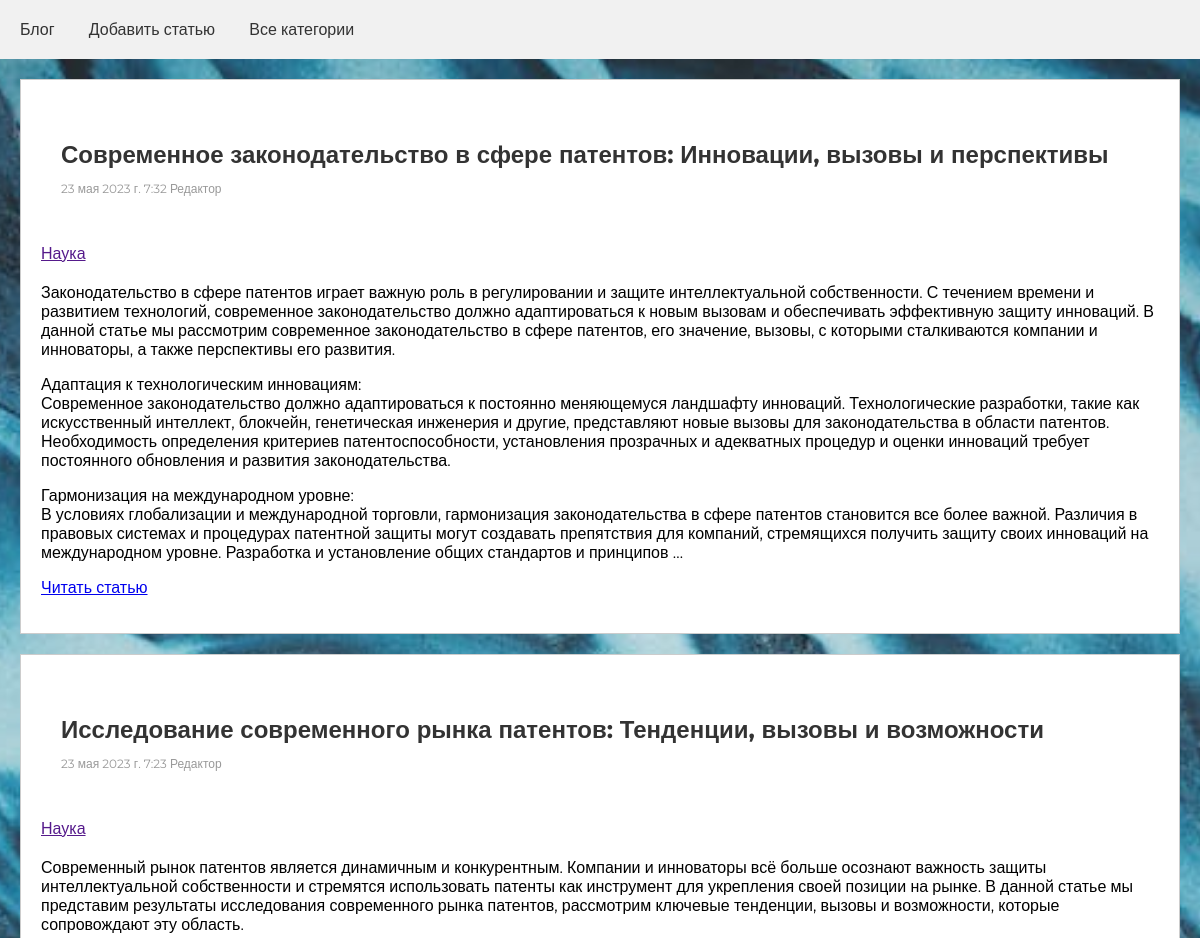
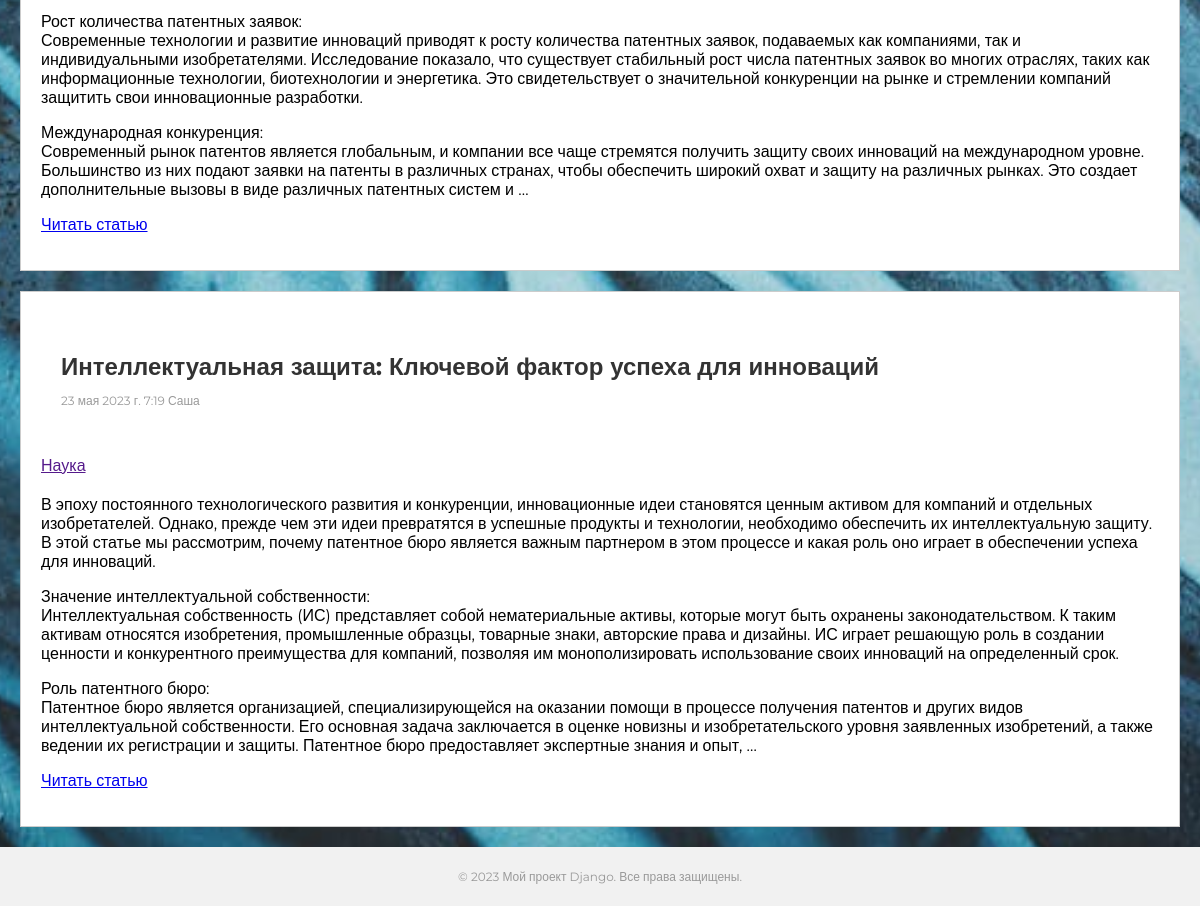
Page /category/1/ on the committed database (2 pictures, top to bottom).
### office/models.py (models this page shows, shortened)
class Post(models.Model):
    title = models.CharField(max_length=100)
    content = models.TextField()
    date_posted = models.DateTimeField(default=timezone.now)
    author = models.ForeignKey(User, on_delete=models.CASCADE)
    cat = models.ForeignKey('Category', on_delete=models.PROTECT, null=True)
    def get_absolute_url(self):
        return reverse('post', kwargs={'post_id': self.pk})
    class Meta:
        verbose_name = 'Статьи'
        verbose_name_plural = 'Статьи'
        ordering = ['-date_posted', 'title']

class Category(models.Model):
    name = models.CharField(max_length=100, db_index=True)
    def __str__(self):
        return self.name
    class Meta:
        verbose_name = 'Категории'
        verbose_name_plural = 'Категории'

### office/views.py (the view)
# urls.py: path('category/<int:cat_id>/', views.show_cat, name='category'),
def show_cat(request, cat_id):
    w = Post.objects.filter(cat=cat_id)
    return render(request, 'show_category.html', {'w': w, 'title': title[2]})

### office/templates/show_category.html
{% extends 'base.html' %}
{% load static %}
{% block content %}
    {% for ar in w %}
        <div class="main_div">
            <article>
                <header>
                    <h2>{{ ar.title }}</h2>
                    <p class="meta">{{ ar.date_posted }} {{ ar.author }}</p>
                </header>
                <p class="cat"><a href="{{ cat.get_absolute_url }}">{{ ar.cat }}</a></p>
                <p class="main_text">{{ ar.content|linebreaks|truncatewords:150 }}</p>
                <p class="read"><a href="{{ ar.get_absolute_url }}">Читать статью</a></p>
            </article>
        </div>
    {% endfor %}
{% endblock content %}

### static/s.css (style rules this page uses)
body { background: url("/static/images/img2.jpeg"); background-repeat: no-repeat; background-position: center center; background-attachment: fixed; background-size: cover; font-family: 'Montserrat', sans-serif; margin: 0; padding: 0; }
header { background-color: #fff; color: #333; padding: 20px; }
.main_div { margin: 20px; padding: 20px; border: 1px solid #ccc; background-color: #fff; }
h2 { font-size: 24px; margin-bottom: 10px; }
.meta { font-size: 12px; color: #999; }
.main_text { font-size: 20px; line-height: 1.5; }
.cat { color: #8A8A8A; }

### rows in the picture
Post: title "Современное законодательство в сфере патентов: Инновации, вызовы и перспективы", date_posted "23 мая 2023 г. 7:32", author "Редактор", cat "Наука", content "Законодательство в сфере патентов играет важную роль в регулировании и защите интеллектуальной собственности. С течением времени и развитием технологий, современное законодательство должно адаптироваться к новым вызовам и обеспечивать эффективную защиту инноваций. В данной статье мы рассмотрим современное законодательство в сфере патентов, его значение, вызовы, с которыми сталкиваются компании и инноваторы, а также перспективы его развития. Адаптация к технологическим инновациям: Современное законодательство должно адаптироваться к постоянно меняющемуся ландшафту инноваций. Технологические разработки, такие как искусственный интеллект, блокчейн, генетическая инженерия и другие, представляют…"
Post: title "Исследование современного рынка патентов: Тенденции, вызовы и возможности", date_posted "23 мая 2023 г. 7:23", author "Редактор", cat "Наука", content "Современный рынок патентов является динамичным и конкурентным. Компании и инноваторы всё больше осознают важность защиты интеллектуальной собственности и стремятся использовать патенты как инструмент для укрепления своей позиции на рынке. В данной статье мы представим результаты исследования современного рынка патентов, рассмотрим ключевые тенденции, вызовы и возможности, которые сопровождают эту область. Рост количества патентных заявок: Современные технологии и развитие инноваций приводят к росту количества патентных заявок, подаваемых как компаниями, так и индивидуальными изобретателями. Исследование показало, что существует стабильный рост числа патентных заявок во многих отраслях,…"
Post: title "Интеллектуальная защита: Ключевой фактор успеха для инноваций", date_posted "23 мая 2023 г. 7:19", author "Саша", cat "Наука", content "В эпоху постоянного технологического развития и конкуренции, инновационные идеи становятся ценным активом для компаний и отдельных изобретателей. Однако, прежде чем эти идеи превратятся в успешные продукты и технологии, необходимо обеспечить их интеллектуальную защиту. В этой статье мы рассмотрим, почему патентное бюро является важным партнером в этом процессе и какая роль оно играет в обеспечении успеха для инноваций. Значение интеллектуальной собственности: Интеллектуальная собственность (ИС) представляет собой нематериальные активы, которые могут быть охранены законодательством. К таким активам относятся изобретения, промышленные образцы, товарные знаки, авторские права и дизайны. ИС…"
